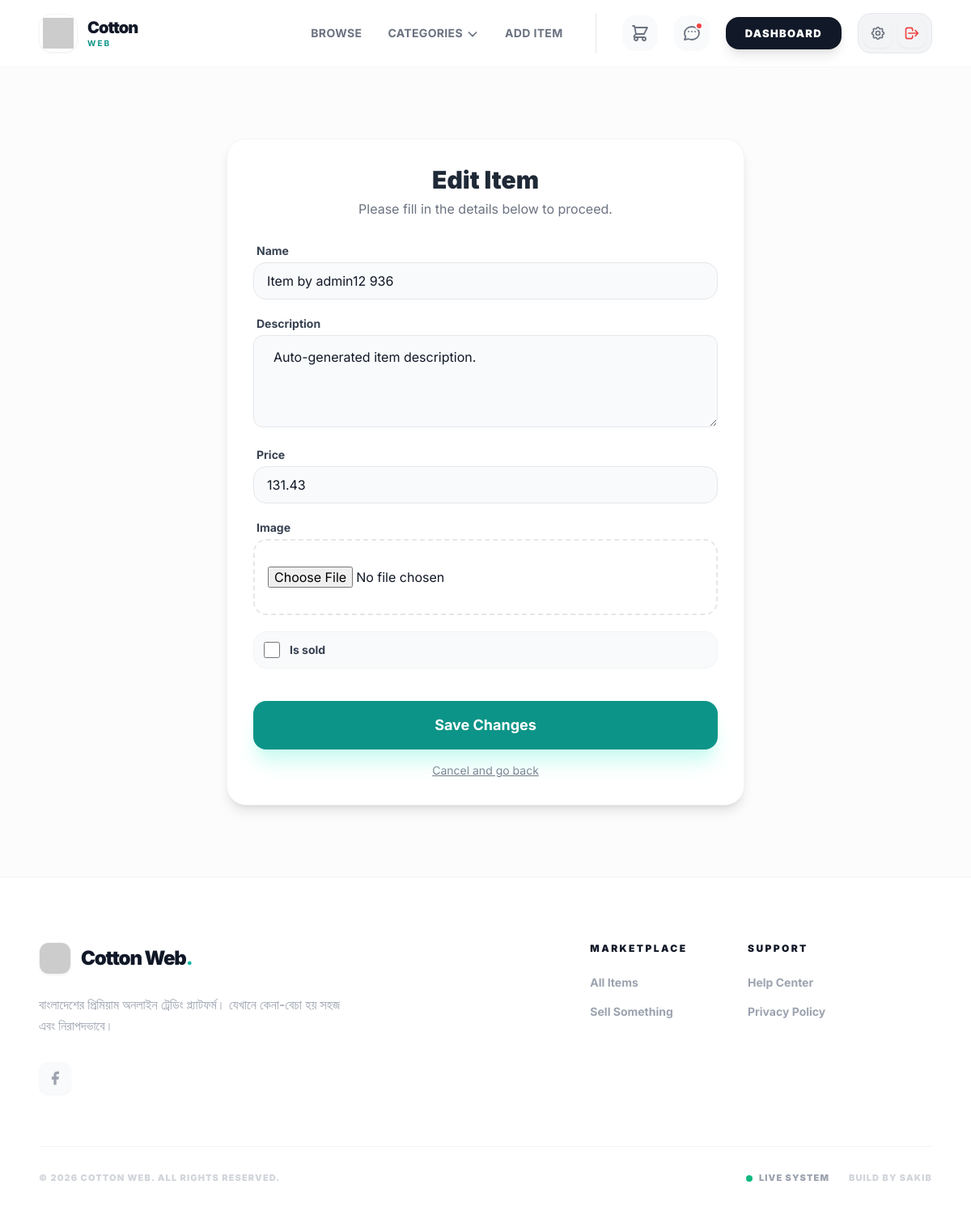
Page /items/50/edit/ (signed in) on the earlier database version.
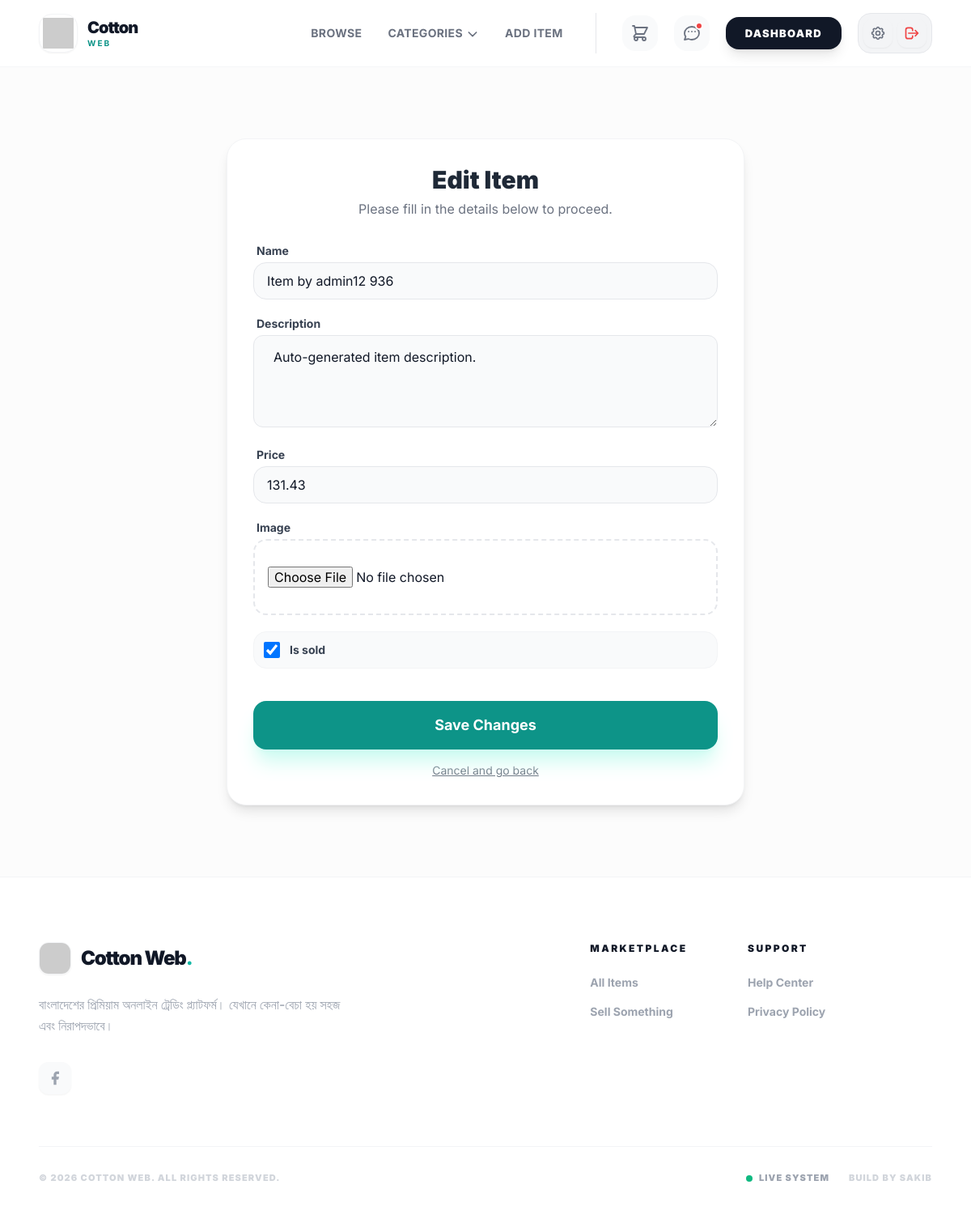
Same page on the later database version.
### item/models.py (models this page shows, shortened)
class Item(models.Model):
    category = models.ForeignKey(
        Category,
        related_name='items',
        on_delete=models.CASCADE,
    )
    user = models.ForeignKey(
        settings.AUTH_USER_MODEL,
        related_name='items',
        on_delete=models.CASCADE,
    )
    name = models.CharField(max_length=100)
    description = models.TextField(blank=True, null=True)
    price = models.FloatField()
    image = models.ImageField(upload_to='item_images', blank=True, null=True)
    is_sold = models.BooleanField(default=False, db_index=True)
    created_at = models.DateTimeField(auto_now_add=True, db_index=True)

### item/views.py (the view)
# urls.py: path('<int:pk>/edit/', views.edit, name='edit'),
@login_required
def edit(request, pk):
    item = get_object_or_404(Item, pk=pk, user=request.user)
    if request.method == 'POST':
        form = EditItemForm(request.POST, request.FILES, instance=item)
        if form.is_valid():
            form.save()
            return redirect('item:detail', pk=item.id)
    else:
        form = EditItemForm(instance=item)
    return render(request, 'item/form.html', {
        'form': form,
        'title': 'Edit Item',
    })

### item/forms.py
class EditItemForm(forms.ModelForm):
    class Meta:
        model = Item
        fields = ('name', 'description', 'price', 'image', 'is_sold')
        widgets = {
            'name': forms.TextInput(attrs={
                'class': INPUT_CLASSES,
                'placeholder': 'Item name'
            }),
            'description': forms.Textarea(attrs={
                'class': INPUT_CLASSES,
                'rows': 4,
                'placeholder': 'Describe your item...'
            }),
            'price': forms.TextInput(attrs={
                'class': INPUT_CLASSES,
                'placeholder': '0.00'
            }),
            'image': forms.FileInput(attrs={
                'class': INPUT_CLASSES
            }),
            'is_sold': forms.CheckboxInput(attrs={
                'class': CHECKBOX_CLASSES
            }),
        }

### core/context_processors.py (called while the page is built)
def categories(request):
    return {
        'all_categories': Category.objects.all()
    }

### item/templates/item/form.html (shortened to what this page needs)
{% extends 'core/base.html' %}
{% block content %}
<div class="max-w-2xl mx-auto my-10 px-4">
    <div class="bg-white p-8 rounded-3xl shadow-lg border border-gray-100">
        <div class="mb-8 text-center">
            <h1 class="text-3xl font-black text-gray-800">{{ title }}</h1>
            <p class="text-gray-500 mt-2">Please fill in the details below to proceed.</p>
        </div>
        <form method="post" action="." enctype="multipart/form-data" class="space-y-6">
            <div class="space-y-5">
                {% for field in form %}
                    {% if field.field.widget.input_type == 'checkbox' %}
                        <div class="flex items-center space-x-3 p-3 bg-gray-50 rounded-2xl border border-gray-100">
                            <div class="flex items-center h-5">
                                {{ field }}
                            </div>
                            <div class="ml-1 text-sm">
                                <label for="{{ field.id_for_label }}" class="font-bold text-gray-700 cursor-pointer select-none">
                                    {{ field.label }}
                                </label>
                            </div>
                        </div>
                    {% else %}
                        <div class="flex flex-col">
                            <label class="text-sm font-bold text-gray-700 mb-1 ml-1">
                                {{ field.label }}
                            </label>
                            <div class="relative">
                                {{ field }}
                            </div>
                        </div>
                    {% endif %}
                {% endfor %}
            </div>
            <div class="pt-4">
                <button type="submit" class="w-full py-4 px-8 text-lg font-bold bg-teal-600 hover:bg-teal-700 text-white rounded-2xl transition-all duration-300 transform hover:scale-[1.02] shadow-xl shadow-teal-100">
                    Save Changes
                </button>
                <a href="{% url 'dashboard:index' %}" class="block text-center mt-4 text-sm text-gray-500 hover:text-gray-700 underline">
                    Cancel and go back
                </a>
            </div>
        </form>
    </div>
</div>
{% endblock content %}

Differences in the rows shown:
changed Item "Item by admin12 936": is_sold "☐" → "☑"
